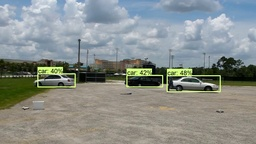
#> input picture b2.jpg, 256 x 144 px, shrunk from 960 x 540 before the run
$ python b14.py   (older library calls are emulated)
#> lines starting #> are read from the running program, lines starting #| are printed output that depends on the picture; after the words box and inside, x2 and y2 are one past the last pixel; in counts of white or black regions, pixels touching at a corner belong together
# -*- coding: utf-8 -*-
"""
Created on Fri Aug 10 18:54:48 2018

@author: admin
"""

import numpy as np
import cv2
import matplotlib.pyplot as plt
import matplotlib.image as mpimg


img = cv2.imread('b2.jpg')
#> img is the input picture: shape (144, 256, 3); mean B, G, R 138.9, 142.1, 136.6
#cv2.imshow('original image',img)
blurred=cv2.pyrMeanShiftFiltering(img,221,251)
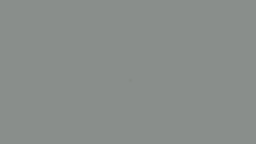
#> blurred: shape (144, 256, 3); mean B, G, R 139, 142, 137
image = cv2.cvtColor(blurred, cv2.COLOR_BGR2GRAY)
ret,thresh = cv2.threshold(image,0,255,cv2.THRESH_BINARY+cv2.THRESH_OTSU)
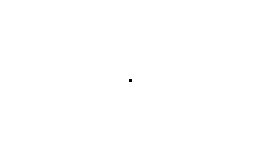
#> thresh: shape (144, 256); 100% white; black in thin lines or dots, all inside (x1, y1, x2, y2) = (129, 79, 132, 82)
#> ret = 138
i=-1

_, contours, _ = cv2.findContours(thresh, cv2.RETR_TREE, cv2.CHAIN_APPROX_SIMPLE)
#> contours = 2 contours, 1 with area under 20; largest, box (x1, y1, x2, y2) and area: (0, 0, 256, 144) 36465
print("no.of contours detected %d"%len(contours))
#| no.of contours detected 2
cv2.drawContours(img,contours,i,(0,0,255),6)
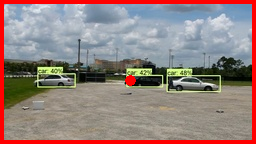
#> img: shape (144, 256, 3); 8.75% of pixels changed, all inside (x1, y1, x2, y2) = (0, 0, 256, 144)
#print('shapes found{0}'.format(len(contours)))
#print("area",cv2.contourArea(contours[i]))


cv2.imshow('image',img)
cv2.waitKey(0)
cv2.destroyAllWindows()
'''
plt.figure('example1')

plt.imshow(img)
plt.show()
   '''

'''
    rect=cv2.minAreaRect(cnt)
    box=cv2.boxPoints(rect)
    box=np.int0(box)
    img=cv2.drawContours(img,[box],0,(0,0,255),12)

    cv2.putText(img,"A:{0:2.lf}".format(area),center,
    cv2.POINT_HERSHEY_COMPLEX_SMALL,1.3,(255,0,0),3)

cnt = contours[0]
for cnt in contours:

    M=cv2.moments(cnt)
    print(M)
    cx=int(M['m10']/M['m00'])
    cy=int(M['m01']/M['m00'])
    center=(cx,cy)
    print("center is",center)
    area=cv2.contourArea(cnt)
    print("area is",area)
    perimeter=cv2.arcLength(cnt,True)
    print("perimeter is",perimeter)


    '''

$ run again, with b3.jpg copied over b2.jpg
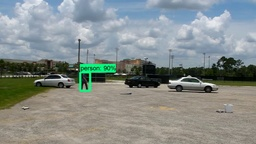
#> input picture b3.jpg, 256 x 144 px, shrunk from 960 x 540 before the run
#> img is the input picture: shape (144, 256, 3); mean B, G, R 139, 141.2, 134.2
#> thresh: shape (144, 256); 100% white; black in thin lines or dots, all inside (x1, y1, x2, y2) = (127, 75, 130, 82)
#> ret = 137
#> contours = 3 contours, 2 with area under 20; largest, box (x1, y1, x2, y2) and area: (0, 0, 256, 144) 36465
#| no.of contours detected 3
#> `cv2.drawContours(img,contours,i,(0,0,255),6)`:
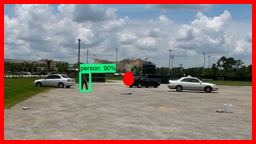
#> img: shape (144, 256, 3); 8.84% of pixels changed, all inside (x1, y1, x2, y2) = (0, 0, 256, 144)
